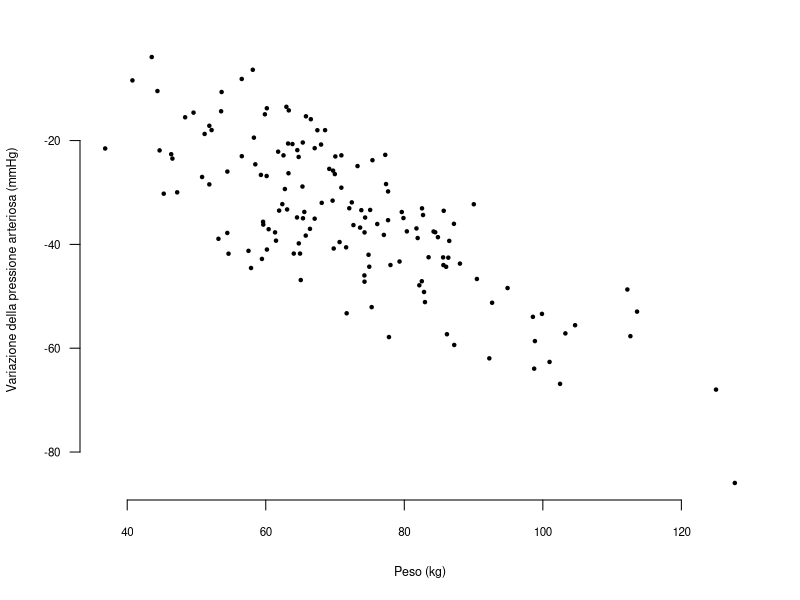
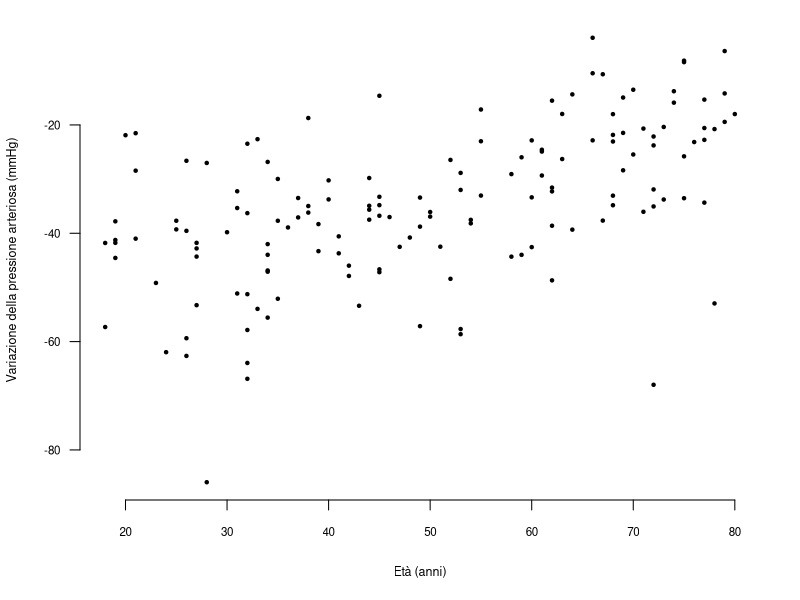
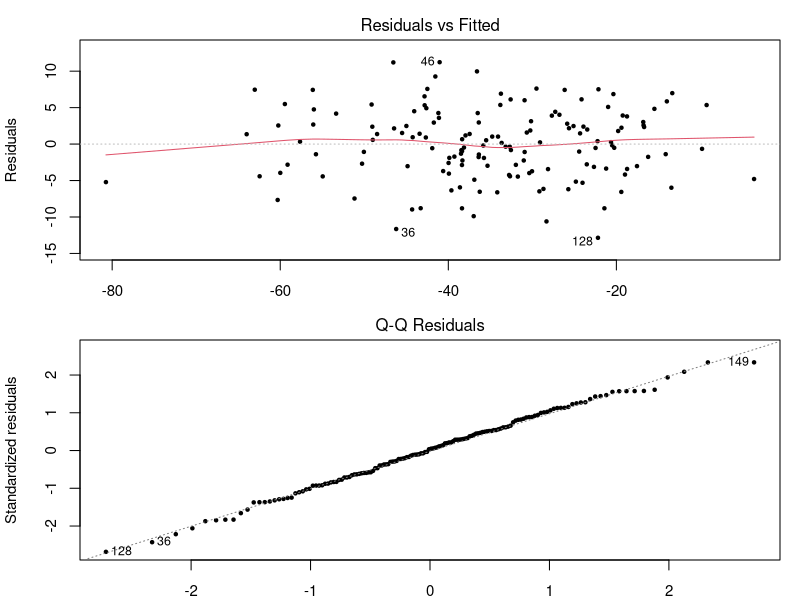
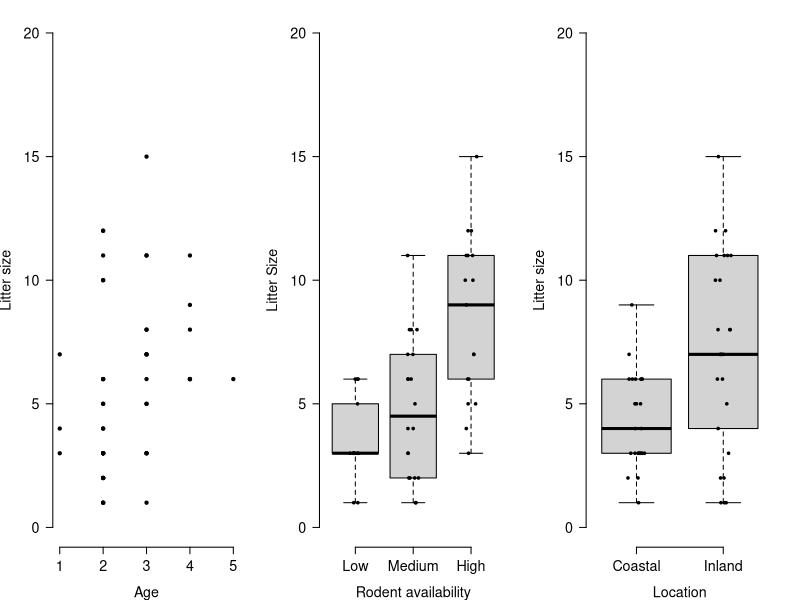
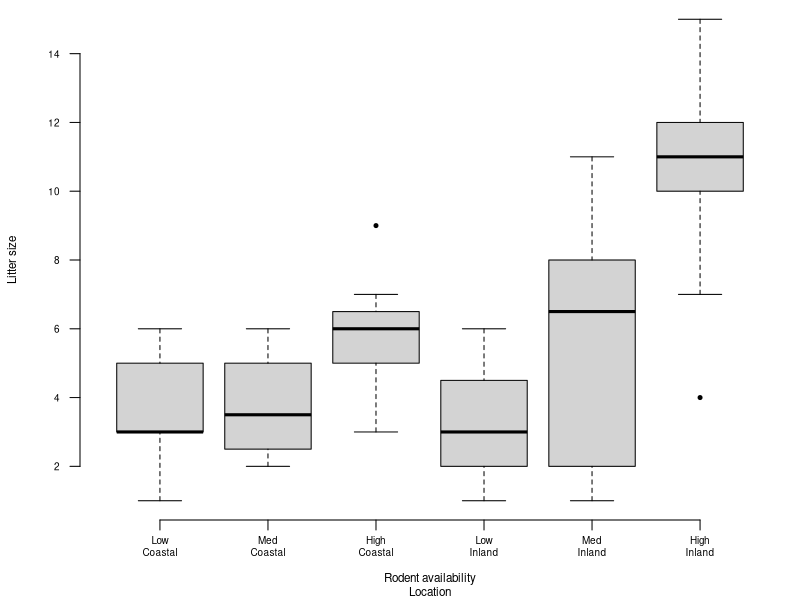
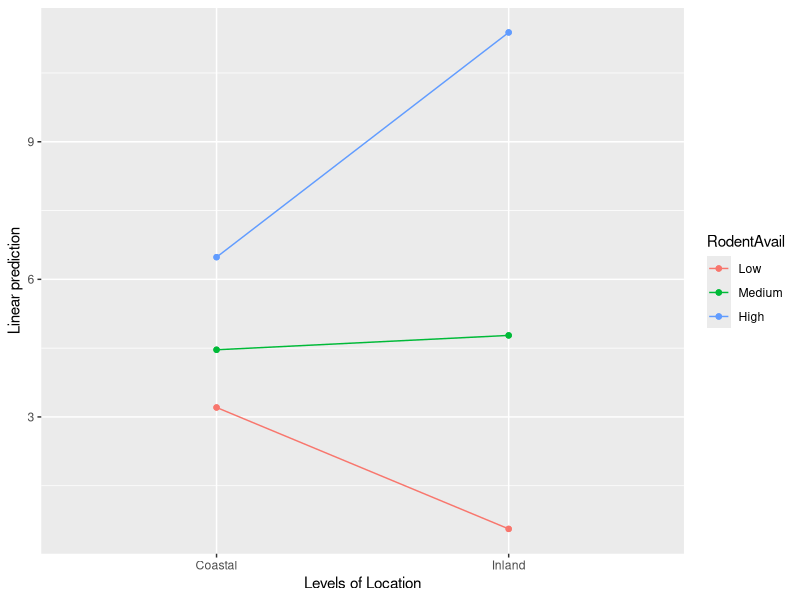
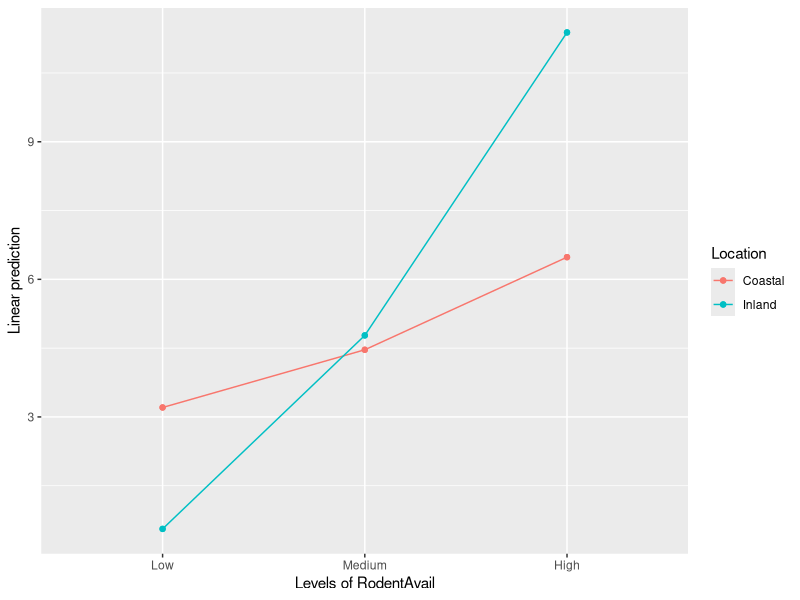

The R script that drew these images, in order:
## ---- chunk 1
library(tufte)
library(xtable)
knitr::opts_chunk$set(echo = TRUE)
knitr::opts_knit$set(global.par = TRUE)

# See https://stackoverflow.com/questions/25646333/code-chunk-font-size-in-rmarkdown-with-knitr-and-latex
def.chunk.hook  <- knitr::knit_hooks$get("chunk")
knitr::knit_hooks$set(chunk = function(x, options) 
  {
  x <- def.chunk.hook(x, options)
  ifelse(options$size != "normalsize", paste0("\\", options$size,"\n\n", x, "\n\n\\normalsize"), x)
  })

# See https://stackoverflow.com/questions/23349525/how-to-set-knitr-chunk-output-width-on-a-per-chunk-basis
knitr::knit_hooks$set(width=local({
    .width <- 0
    function(before, options, envir) {
        if (before) .width <<- options(width=options$width)
        else options(.width)
    }
}))

## ---- chunk 2
setwd("~/Lezione 2/")
pressure <- read.csv("pressure-workshop2.csv")
## ---- chunk 3
par(mar = c(5, 4, 2, 2))
plot(Response ~ Weight, pressure, pch = 20, las = 1, cex = 0.7, bty = "n",
     xlab = "Peso (kg)", ylab = "Variazione della pressione arteriosa (mmHg)", 
     cex.axis = 0.7, cex.lab = 0.75)
## ---- chunk 4
model <- lm(Response ~ Weight, data = pressure)
## ---- chunk 5
summary(model)
## ---- chunk 6
par(mar = c(5, 4, 1, 2))
plot(Response ~ Age, pressure, pch = 20, las = 1, cex = 0.7, bty = "n",
     xlab = "Età (anni)", ylab = "Variazione della pressione arteriosa (mmHg)", 
     cex.axis = 0.7, cex.lab = 0.75)
## ---- chunk 7
model.2 <- lm(Response ~ Weight + Age, data = pressure)
## ---- chunk 8
par(mar = c(2, 4, 2, 1), mfrow = c(2, 1), cex.axis = 0.9, cex.lab = 0.9, pch = 20)
plot(model.2, 1:2, cex = 0.7)
## ---- chunk 9
summary(model.2)
## ---- chunk 10
model.3 <- lm(Response ~ Weight + Age + Sex, data = pressure)
## ---- chunk 11
summary(model.3)
## ---- chunk 12
anova(model, model.2)
## ---- chunk 13
anova(model.2, model.3)
## ---- chunk 14
drop1(model.3, test = "F")
## ---- chunk 15
foxes <- read.csv("fox-workshop2.csv")

summary(foxes)
## ---- chunk 16
foxes$RodentAvail <- factor(foxes$RodentAvail, 
                            levels = c("Low", "Medium", "High"))
## ---- chunk 17
oldpar <- par(mfrow = c(1, 3), mar = c(4, 4, 1, 2), 
              las = 1, bty = "n", cex.lab = 1.3, cex.axis = 1.3)
plot(LitterSize ~ Age, data = foxes, pch = 20, 
     ylim = c(0, 20), ylab = "Litter size")
boxplot(LitterSize ~ RodentAvail, data = foxes, 
        ylim = c(0, 20), ylab = "Litter Size", 
        xlab = "Rodent availability", frame = F)
stripchart(LitterSize ~ RodentAvail, data = foxes,
           vertical = TRUE, pch = 20, cex = 0.8,
           add = TRUE, method = "jitter")
boxplot(LitterSize ~ Location, data = foxes, 
        ylim = c(0, 20), ylab = "Litter size")
stripchart(LitterSize ~ Location, data = foxes,
           vertical = TRUE, pch = 20, cex = 0.8,
           add = TRUE, method = "jitter")
par(oldpar)
## ---- chunk 18
model <- lm(LitterSize ~ Age + Location + RodentAvail, data = foxes)
## ---- chunk 19
summary(model)
## ---- chunk 20
par(cex.lab = 0.7, cex.axis = 0.7, las = 1, bty = "n", 
    mfrow = c(1, 1), mar = c(4, 4, 0, 1))
## ---- chunk 21
boxplot(LitterSize ~ RodentAvail * Location, data = foxes, 
        pch = 20, cex = 0.8, ylab = "Litter size",
        las = 1, cex.axis = 0.6, xlab = "Rodent availability\nLocation",
        names = c("Low\nCoastal", "Med\nCoastal", "High\nCoastal",
                  "Low\nInland", "Med\nInland", "High\nInland"))
## ---- chunk 22
model.2 <- lm(LitterSize ~ Age + Location + RodentAvail + RodentAvail:Location, data = foxes)
## ---- chunk 23
model.2 <- lm(LitterSize ~ Age + Location * RodentAvail, data = foxes)
## ---- chunk 24
summary(model.2)
## ---- chunk 25
par(mar = c(4, 4, 1, 4), cex = 0.5, cex.lab = 1, cex.axis = 1)
## ---- chunk 26
library(emmeans) # You need to have emmeans installed for this!
emmip(model.2, RodentAvail ~ Location)
emmip(model.2, Location ~ RodentAvail)
## ---- chunk 27
marginals <- emmeans(model.2, ~ Location * RodentAvail)
pairs(marginals, by = "RodentAvail")
